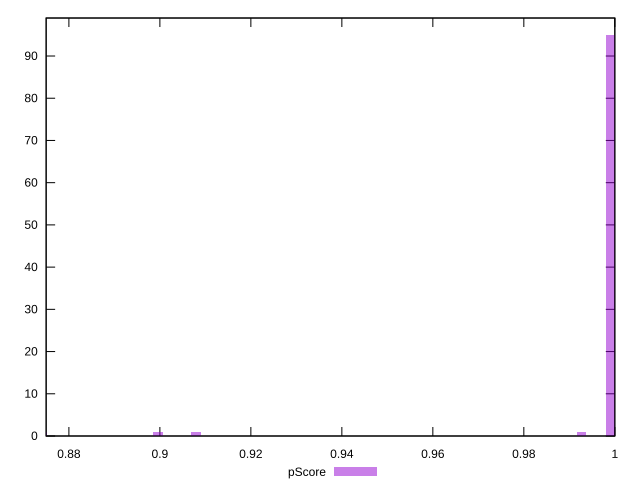

Here is the gnuplot script that generated this plot:
reset

$pScore <<EOF
0.9080100867003146 1
0.9990227527332133 95
0.8741449086415616 1
0.8995437921856263 1
0.992673031847197 1
EOF

set key outside below
set boxwidth 0.002116573628672062
set xrange [0.875:1]
set yrange [0:99]
set trange [0:99]
set style fill transparent solid 0.5 noborder
set terminal svg size 640, 490 enhanced background rgb 'white'
set output "reports/report_00027_2021-02-24T12-40-31.850Z/unused-css-rules/samples/card/pScore/histogram.svg"

plot $pScore title "pScore" with boxes

reset
